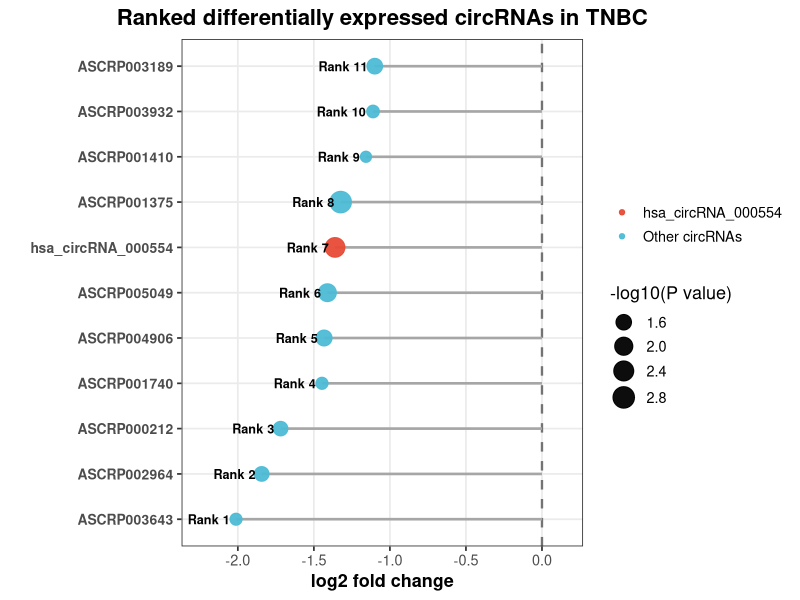
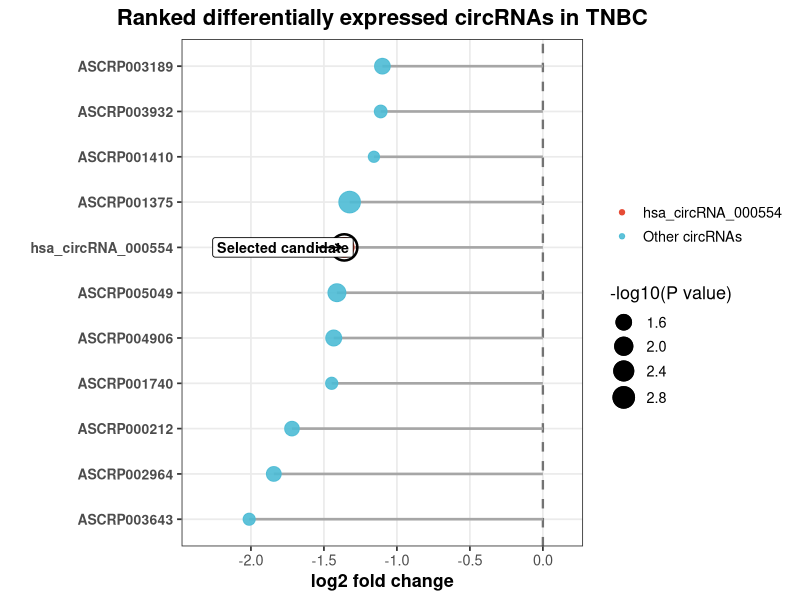
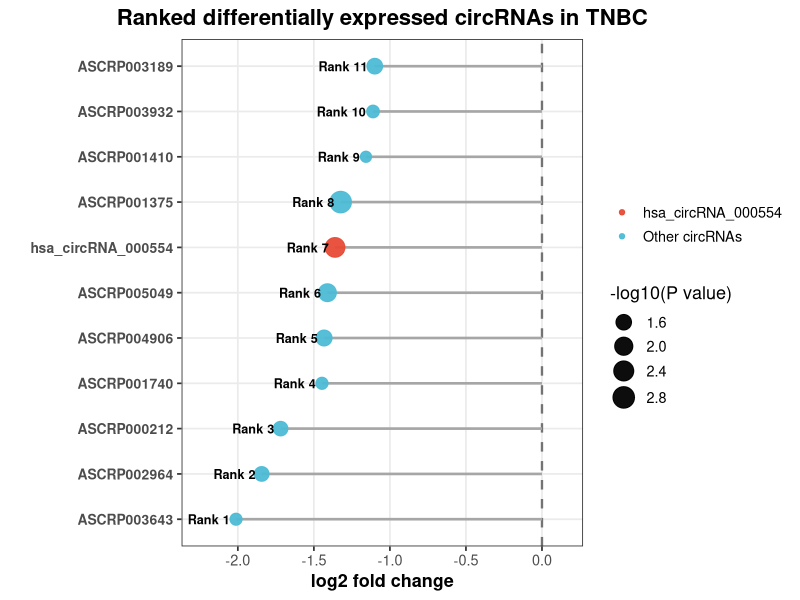
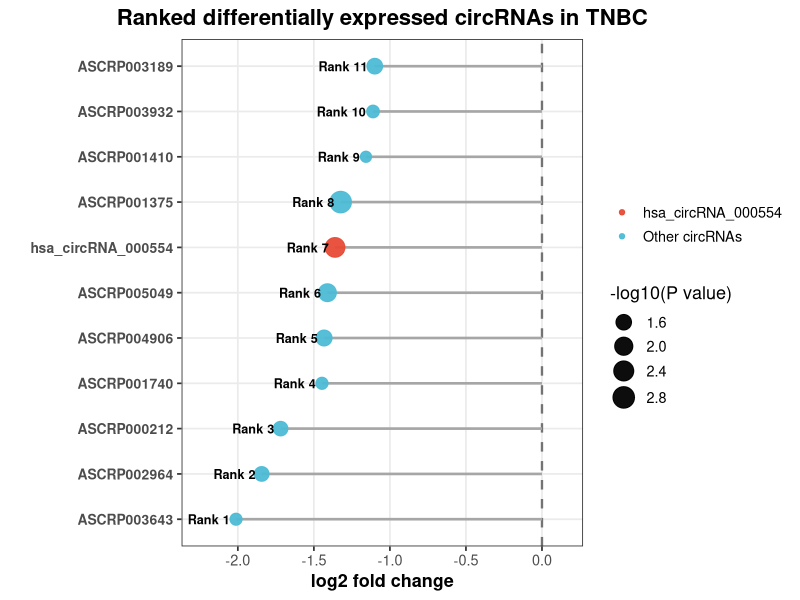
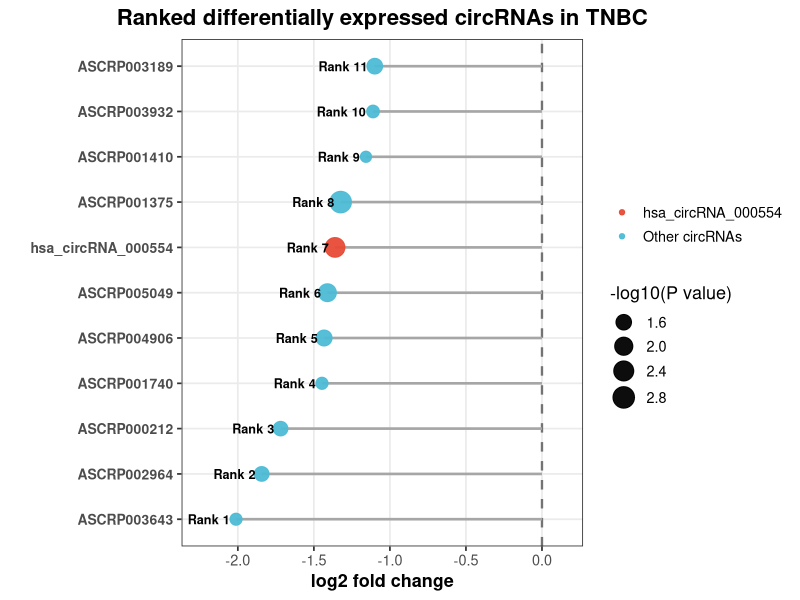
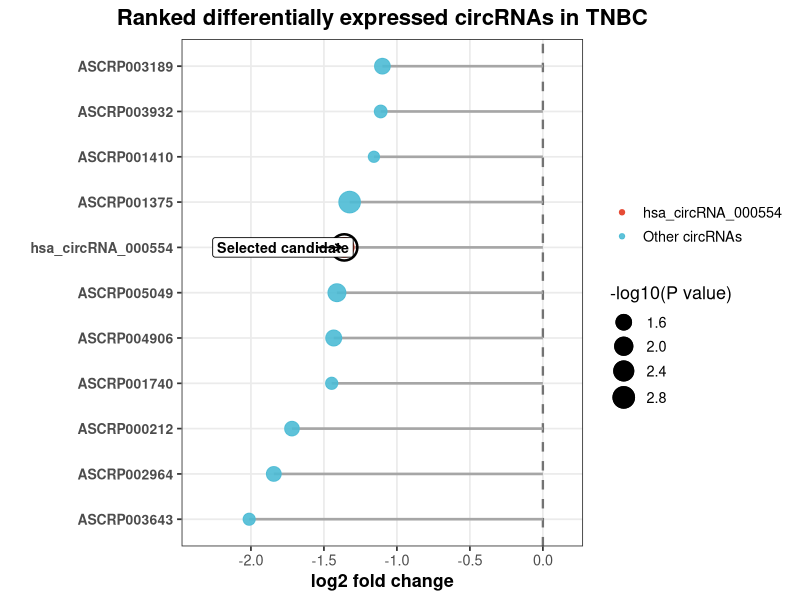
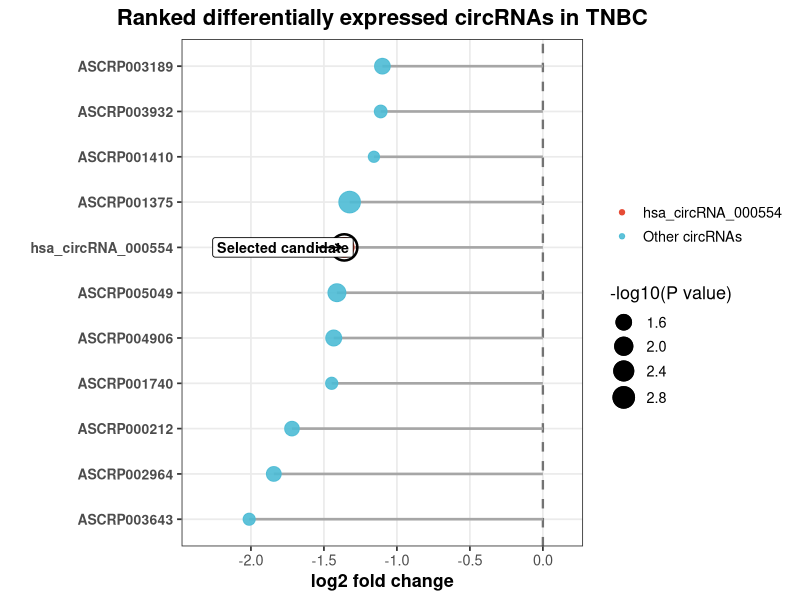
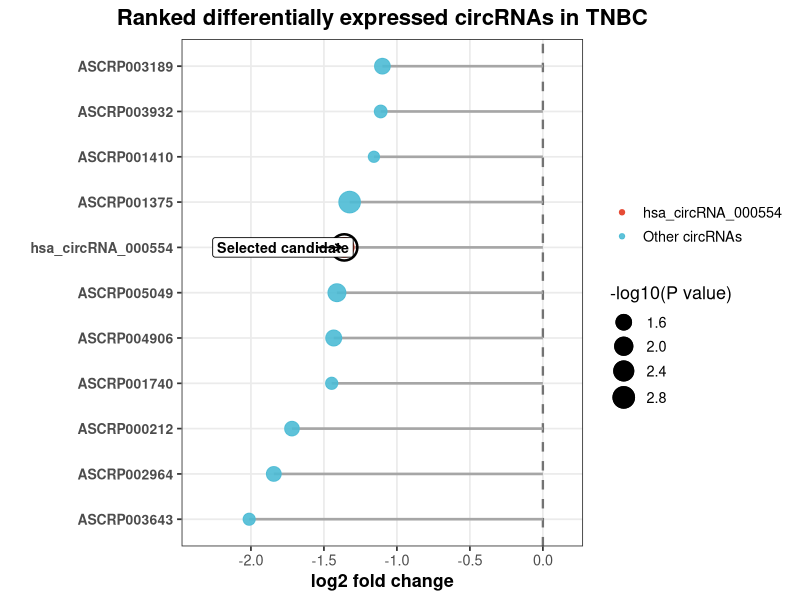

The R script that drew these images, in order:
# =========================================================
# Ranked lollipop plot of differentially expressed circRNAs
# Highlight hsa_circRNA_000554
# =========================================================

library(ggplot2)
library(dplyr)

outdir <- "18_circRNA_Ranked_Lollipop_Plot"
dir.create(outdir, showWarnings = FALSE)

circ_df <- data.frame(
  logFC = c(
    -2.01199, -1.84330, -1.71891, -1.44681, -1.43287,
    -1.41095, -1.36077, -1.32382, -1.15750, -1.11105,
    -1.09949
  ),
  P.Value = c(
    0.044298, 0.030574, 0.031712, 0.044010, 0.022428,
    0.011127, 0.004637, 0.001512, 0.045276, 0.042219,
    0.024173
  ),
  circRNA = c(
    "ASCRP003643", "ASCRP002964", "ASCRP000212", "ASCRP001740",
    "ASCRP004906", "ASCRP005049", "ASCRP000064", "ASCRP001375",
    "ASCRP001410", "ASCRP003932", "ASCRP003189"
  ),
  Rank = 1:11,
  DisplayName = c(
    "ASCRP003643", "ASCRP002964", "ASCRP000212", "ASCRP001740",
    "ASCRP004906", "ASCRP005049", "hsa_circRNA_000554",
    "ASCRP001375", "ASCRP001410", "ASCRP003932", "ASCRP003189"
  ),
  stringsAsFactors = FALSE
)

circ_df <- circ_df %>%
  mutate(
    Candidate = ifelse(DisplayName == "hsa_circRNA_000554",
                       "hsa_circRNA_000554", "Other circRNAs"),
    negLog10P = -log10(P.Value),
    Label = paste0("Rank ", Rank)
  ) %>%
  arrange(logFC)

circ_df$DisplayName <- factor(circ_df$DisplayName, levels = circ_df$DisplayName)

p_lollipop <- ggplot(
  circ_df,
  aes(
    x = logFC,
    y = DisplayName
  )
) +
  geom_vline(
    xintercept = 0,
    linetype = "dashed",
    linewidth = 0.8,
    color = "grey45"
  ) +
  geom_segment(
    aes(
      x = 0,
      xend = logFC,
      y = DisplayName,
      yend = DisplayName
    ),
    color = "grey65",
    linewidth = 0.9
  ) +
  geom_point(
    aes(
      color = Candidate,
      size = negLog10P
    ),
    alpha = 0.95
  ) +
  geom_text(
    aes(
      label = Label
    ),
    hjust = 1.15,
    size = 3.2,
    fontface = "bold",
    color = "black"
  ) +
  scale_color_manual(
    values = c(
      "hsa_circRNA_000554" = "#E64B35",
      "Other circRNAs" = "#4DBBD5"
    )
  ) +
  scale_size_continuous(
    range = c(3.5, 7),
    name = "-log10(P value)"
  ) +
  scale_x_continuous(
    limits = c(-2.25, 0.15),
    breaks = seq(-2.0, 0, 0.5)
  ) +
  labs(
    title = "Ranked differentially expressed circRNAs in TNBC",
    x = "log2 fold change",
    y = "",
    color = ""
  ) +
  theme_bw(base_size = 13) +
  theme(
    plot.title = element_text(
      hjust = 0.5,
      face = "bold",
      size = 16
    ),
    axis.text.y = element_text(
      face = "bold",
      size = 10
    ),
    axis.title.x = element_text(face = "bold"),
    legend.position = "right",
    panel.grid.minor = element_blank()
  )

print(p_lollipop)

ggsave(
  file.path(outdir, "Figure_circRNA_Ranked_Lollipop_FINAL.png"),
  p_lollipop,
  width = 9,
  height = 6.5,
  dpi = 600
)

ggsave(
  file.path(outdir, "Figure_circRNA_Ranked_Lollipop_FINAL.tiff"),
  p_lollipop,
  width = 9,
  height = 6.5,
  dpi = 600,
  compression = "lzw"
)

ggsave(
  file.path(outdir, "Figure_circRNA_Ranked_Lollipop_FINAL.pdf"),
  p_lollipop,
  width = 9,
  height = 6.5
)

write.csv(
  circ_df,
  file.path(outdir, "Table_Differentially_Expressed_circRNAs_FINAL.csv"),
  row.names = FALSE
)

list.files(outdir)
# =========================================================
# Ranked lollipop plot of differentially expressed circRNAs
# Final publication-ready version
# Highlight hsa_circRNA_000554
# =========================================================

library(ggplot2)
library(dplyr)

outdir <- "18_circRNA_Ranked_Lollipop_Plot"
dir.create(outdir, showWarnings = FALSE)

# -----------------------------
# Input data
# -----------------------------

circ_df <- data.frame(
  logFC = c(
    -2.01199, -1.84330, -1.71891, -1.44681, -1.43287,
    -1.41095, -1.36077, -1.32382, -1.15750, -1.11105,
    -1.09949
  ),
  P.Value = c(
    0.044298, 0.030574, 0.031712, 0.044010, 0.022428,
    0.011127, 0.004637, 0.001512, 0.045276, 0.042219,
    0.024173
  ),
  circRNA = c(
    "ASCRP003643", "ASCRP002964", "ASCRP000212", "ASCRP001740",
    "ASCRP004906", "ASCRP005049", "ASCRP000064", "ASCRP001375",
    "ASCRP001410", "ASCRP003932", "ASCRP003189"
  ),
  Rank = 1:11,
  DisplayName = c(
    "ASCRP003643", "ASCRP002964", "ASCRP000212", "ASCRP001740",
    "ASCRP004906", "ASCRP005049", "hsa_circRNA_000554",
    "ASCRP001375", "ASCRP001410", "ASCRP003932", "ASCRP003189"
  ),
  stringsAsFactors = FALSE
)

# -----------------------------
# Prepare data
# -----------------------------

circ_df <- circ_df %>%
  mutate(
    Candidate = ifelse(
      DisplayName == "hsa_circRNA_000554",
      "hsa_circRNA_000554",
      "Other circRNAs"
    ),
    negLog10P = -log10(P.Value)
  ) %>%
  arrange(logFC)

circ_df$DisplayName <- factor(
  circ_df$DisplayName,
  levels = circ_df$DisplayName
)

candidate_df <- circ_df %>%
  filter(DisplayName == "hsa_circRNA_000554")

# -----------------------------
# Plot
# -----------------------------

p_lollipop_final <- ggplot(
  circ_df,
  aes(
    x = logFC,
    y = DisplayName
  )
) +
  geom_vline(
    xintercept = 0,
    linetype = "dashed",
    linewidth = 0.8,
    color = "grey45"
  ) +
  geom_segment(
    aes(
      x = 0,
      xend = logFC,
      y = DisplayName,
      yend = DisplayName
    ),
    color = "grey65",
    linewidth = 0.9
  ) +
  geom_point(
    data = circ_df %>% filter(Candidate == "Other circRNAs"),
    aes(
      size = negLog10P,
      color = Candidate
    ),
    alpha = 0.9
  ) +
  geom_point(
    data = candidate_df,
    aes(
      size = negLog10P,
      color = Candidate
    ),
    alpha = 1
  ) +
  geom_point(
    data = candidate_df,
    aes(
      x = logFC,
      y = DisplayName
    ),
    shape = 21,
    fill = NA,
    color = "black",
    stroke = 1.3,
    size = 8,
    inherit.aes = FALSE
  ) +
  geom_label(
    data = candidate_df,
    aes(
      x = logFC - 0.42,
      y = DisplayName,
      label = "Selected candidate"
    ),
    size = 3.6,
    fontface = "bold",
    color = "black",
    fill = "white",
    label.size = 0.3,
    inherit.aes = FALSE
  ) +
  geom_segment(
    data = candidate_df,
    aes(
      x = logFC - 0.18,
      xend = logFC - 0.02,
      y = DisplayName,
      yend = DisplayName
    ),
    arrow = arrow(length = unit(0.18, "cm")),
    color = "black",
    linewidth = 0.6,
    inherit.aes = FALSE
  ) +
  scale_color_manual(
    values = c(
      "hsa_circRNA_000554" = "#E64B35",
      "Other circRNAs" = "#4DBBD5"
    )
  ) +
  scale_size_continuous(
    range = c(3.5, 7),
    name = "-log10(P value)"
  ) +
  scale_x_continuous(
    limits = c(-2.35, 0.15),
    breaks = seq(-2.0, 0, 0.5)
  ) +
  labs(
    title = "Ranked differentially expressed circRNAs in TNBC",
    x = "log2 fold change",
    y = "",
    color = ""
  ) +
  theme_bw(base_size = 13) +
  theme(
    plot.title = element_text(
      hjust = 0.5,
      face = "bold",
      size = 16
    ),
    axis.text.y = element_text(
      face = "bold",
      size = 10
    ),
    axis.title.x = element_text(face = "bold"),
    legend.position = "right",
    panel.grid.minor = element_blank()
  )

print(p_lollipop_final)

# -----------------------------
# Save files
# -----------------------------

ggsave(
  file.path(outdir, "Figure_circRNA_Ranked_Lollipop_PUBLICATION_FINAL.png"),
  p_lollipop_final,
  width = 9,
  height = 6.5,
  dpi = 600
)

ggsave(
  file.path(outdir, "Figure_circRNA_Ranked_Lollipop_PUBLICATION_FINAL.tiff"),
  p_lollipop_final,
  width = 9,
  height = 6.5,
  dpi = 600,
  compression = "lzw"
)

ggsave(
  file.path(outdir, "Figure_circRNA_Ranked_Lollipop_PUBLICATION_FINAL.pdf"),
  p_lollipop_final,
  width = 9,
  height = 6.5
)

write.csv(
  circ_df,
  file.path(outdir, "Table_Differentially_Expressed_circRNAs_PUBLICATION_FINAL.csv"),
  row.names = FALSE
)

list.files(outdir)
